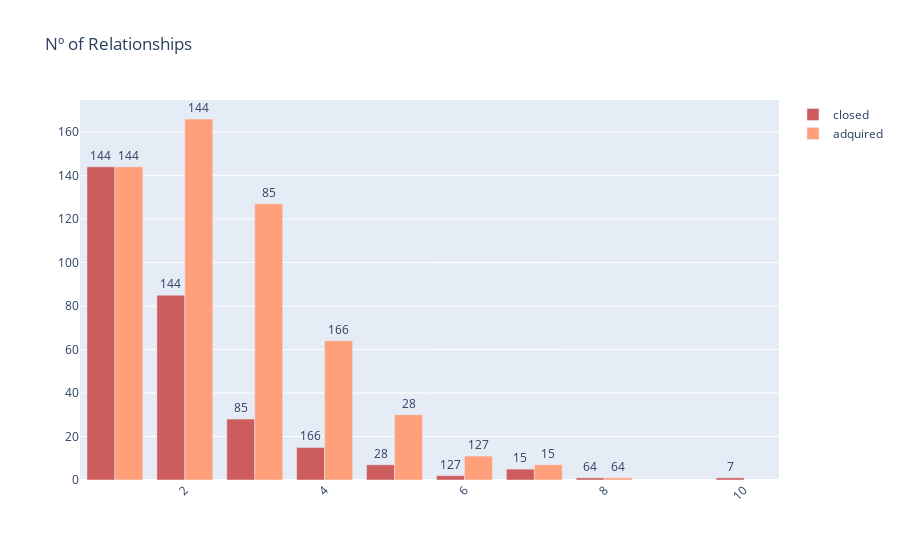

This figure's notebook cell:
### Code cell
fig = go.Figure()
fig.add_trace(go.Bar(
    x=status['funding_rounds'][::2],
    y=status['count'][::2],
    name='closed',
    marker_color='indianred'))
fig.add_trace(go.Bar(
    x=status['funding_rounds'][1::2],
    y=status['count'][1::2].values,
    name='adquired',
    marker_color='lightsalmon'
))
fig.update_layout(title_text='Nº of Relationships')
fig.update_traces(text=status['count'], texttemplate='%{text:.0f}', textposition='outside')
fig.update_layout(barmode='group', xaxis_tickangle=-45)

### Figure 1 — Plotly figure (JSON) as saved in the notebook; plotly's stock layout.template omitted (floating-point values rounded to 4 significant figures)
{"data": [{"marker": {"color": "indianred"}, "name": "closed", "text": [144, 144, 85, 166, 28, 127, 15, 64, 7, 30, 2, 11, 5, 7, 1, 1, 1], "textposition": "outside", "texttemplate": "%{text:.0f}", "type": "bar", "x": [1, 2, 3, 4, 5, 6, 7, 8, 10], "y": [144, 85, 28, 15, 7, 2, 5, 1, 1]}, {"marker": {"color": "lightsalmon"}, "name": "adquired", "text": [144, 144, 85, 166, 28, 127, 15, 64, 7, 30, 2, 11, 5, 7, 1, 1, 1], "textposition": "outside", "texttemplate": "%{text:.0f}", "type": "bar", "x": [1, 2, 3, 4, 5, 6, 7, 8], "y": [144, 166, 127, 64, 30, 11, 7, 1]}], "layout": {"barmode": "group", "title": {"text": "Nº of Relationships"}, "xaxis": {"tickangle": -45}}}
